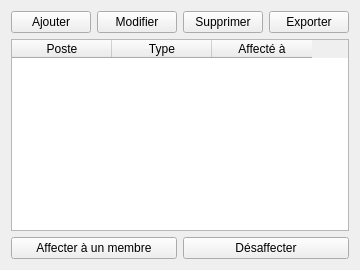
<?xml version="1.0" encoding="UTF-8"?>
<ui version="4.0">
 <class>PositionsTab</class>
 <widget class="QWidget" name="PositionsTab">
  <layout class="QVBoxLayout" name="verticalLayout">
   <item>
    <layout class="QHBoxLayout" name="horizontalLayoutTop">
     <item><widget class="QPushButton" name="buttonAddPosition"><property name="text"><string>Ajouter</string></property></widget></item>
     <item><widget class="QPushButton" name="buttonEditPosition"><property name="text"><string>Modifier</string></property></widget></item>
     <item><widget class="QPushButton" name="buttonDeletePosition"><property name="text"><string>Supprimer</string></property></widget></item>
     <item><widget class="QPushButton" name="buttonExportPositions"><property name="text"><string>Exporter</string></property></widget></item>
    </layout>
   </item>
   <item>
    <widget class="QTableWidget" name="tablePositions">
     <column>
      <property name="text"><string>Poste</string></property>
     </column>
     <column>
      <property name="text"><string>Type</string></property>
     </column>
     <column>
      <property name="text"><string>Affecté à</string></property>
     </column>
    </widget>
   </item>
   <item>
    <layout class="QHBoxLayout" name="horizontalLayoutBottom">
     <item><widget class="QPushButton" name="buttonAffect"><property name="text"><string>Affecter à un membre</string></property></widget></item>
     <item><widget class="QPushButton" name="buttonUnaffect"><property name="text"><string>Désaffecter</string></property></widget></item>
    </layout>
   </item>
  </layout>
 </widget>
 <resources/>
 <connections/>
</ui>
